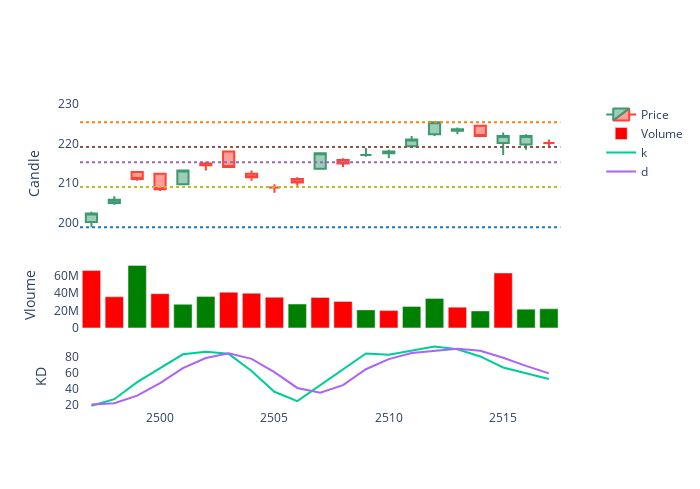

Source (notebook cell):
### Code cell
f1

### Figure 1 — Plotly figure (JSON) as saved in the notebook; plotly's stock layout.template omitted (floating-point values rounded to 4 significant figures; data arrays with more than 128 entries replaced by an {"elided": "..."} marker saying what was removed)
{"data": [{"close": [202.3, 205.8, 211.0, 208.4, 213.2, 214.5, 214.1, 211.5, 208.8, 210.2, 217.5, 214.9, 217.1, 218.0, 221.0, 225.4, 223.6, 221.9, 221.9, 221.9, 220.2], "high": [202.8, 206.7, 212.8, 212.3, 213.2, 215.4, 218.0, 213.2, 209.7, 211.5, 217.5, 216.2, 218.9, 218.4, 221.9, 225.4, 224.1, 224.5, 222.8, 222.3, 221.0], "low": [198.8, 204.5, 210.6, 208.0, 209.7, 213.2, 214.1, 210.6, 207.5, 209.3, 213.6, 214.1, 216.7, 216.2, 218.9, 221.9, 222.3, 221.9, 217.1, 218.4, 218.9], "name": "Price", "open": [200.1, 204.9, 212.8, 212.3, 209.7, 214.9, 218.0, 212.3, 208.8, 211.0, 213.6, 215.8, 217.1, 217.5, 219.3, 222.3, 223.2, 224.5, 220.2, 219.7, 220.2], "type": "candlestick", "x": [2497, 2498, 2499, 2500, 2501, 2502, 2503, 2504, 2505, 2506, 2507, 2508, 2509, 2510, 2511, 2512, 2513, 2514, 2515, 2516, 2517], "xaxis": "x", "yaxis": "y"}, {"marker": {"color": {"elided": "3591 str values"}}, "name": "Volume", "type": "bar", "x": [2497, 2498, 2499, 2500, 2501, 2502, 2503, 2504, 2505, 2506, 2507, 2508, 2509, 2510, 2511, 2512, 2513, 2514, 2515, 2516, 2517], "xaxis": "x2", "y": [65735265, 35635236, 71504174, 39239993, 26985776, 35901810, 40818119, 39719984, 35139170, 27337846, 34890780, 30391219, 20645694, 19831063, 24492615, 33756883, 23772838, 19396493, 62929326, 21440766, 21840151], "yaxis": "y3"}, {"mode": "lines", "name": "k", "type": "scatter", "x": [2497, 2498, 2499, 2500, 2501, 2502, 2503, 2504, 2505, 2506, 2507, 2508, 2509, 2510, 2511, 2512, 2513, 2514, 2515, 2516, 2517], "xaxis": "x3", "y": [18.3, 26.58, 48.27, 66.05, 83.7, 86.92, 84.29, 62.55, 36.05, 24.09, 44.44, 64.92, 84.79, 83.15, 88.33, 93.46, 90.14, 80.95, 66.92, 59.23, 52.32], "yaxis": "y4"}, {"mode": "lines", "name": "d", "type": "scatter", "x": [2497, 2498, 2499, 2500, 2501, 2502, 2503, 2504, 2505, 2506, 2507, 2508, 2509, 2510, 2511, 2512, 2513, 2514, 2515, 2516, 2517], "xaxis": "x3", "y": [19.72, 21.41, 31.05, 46.97, 66.01, 78.89, 84.97, 77.92, 60.96, 40.9, 34.86, 44.48, 64.72, 77.62, 85.42, 88.31, 90.65, 88.19, 79.34, 69.03, 59.49], "yaxis": "y4"}], "layout": {"autosize": false, "height": 490.0, "paper_bgcolor": "rgba(0,0,0,0)", "plot_bgcolor": "rgba(0,0,0,0)", "shapes": [{"line": {"color": "#ff7f0e", "dash": "dot"}, "type": "line", "x0": 0, "x1": 1, "xref": "x domain", "y0": 225.4, "y1": 225.4, "yref": "y"}, {"line": {"color": "#8c564b", "dash": "dot"}, "type": "line", "x0": 0, "x1": 1, "xref": "x domain", "y0": 219.1, "y1": 219.1, "yref": "y"}, {"line": {"color": "#9467bd", "dash": "dot"}, "type": "line", "x0": 0, "x1": 1, "xref": "x domain", "y0": 215.2, "y1": 215.2, "yref": "y"}, {"line": {"color": "#bcbd22", "dash": "dot"}, "type": "line", "x0": 0, "x1": 1, "xref": "x domain", "y0": 209.0, "y1": 209.0, "yref": "y"}, {"line": {"color": "#1f77b4", "dash": "dot"}, "type": "line", "x0": 0, "x1": 1, "xref": "x domain", "y0": 198.8, "y1": 198.8, "yref": "y"}], "title": {"font": {"size": 1}}, "width": 700, "xaxis": {"anchor": "y", "domain": [0, 0.94], "matches": "x3", "rangeslider": {"visible": false}, "showticklabels": false}, "xaxis2": {"anchor": "y3", "domain": [0, 0.94], "matches": "x3", "rangeslider": {"visible": false}, "showticklabels": false}, "xaxis3": {"anchor": "y4", "domain": [0, 0.94], "rangeslider": {"visible": false}}, "yaxis": {"anchor": "x", "domain": [0.525, 1], "range": [193.9, 231.0], "title": {"text": "Candle"}}, "yaxis2": {"anchor": "x", "overlaying": "y", "range": [193.9, 231.0], "side": "right", "title": {"text": "Candle"}}, "yaxis3": {"anchor": "x2", "domain": [0.2625, 0.475], "title": {"text": "Vloume"}}, "yaxis4": {"anchor": "x3", "domain": [0, 0.2125], "title": {"text": "KD"}}}}
